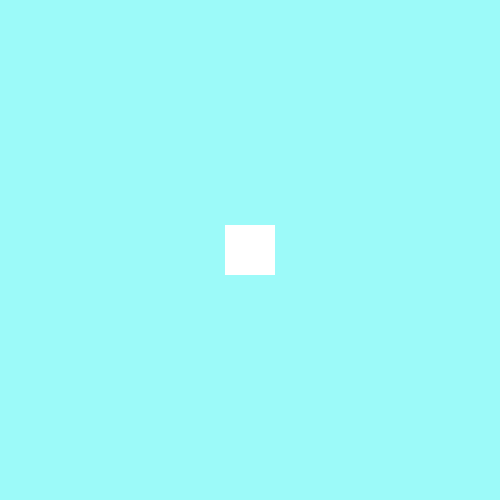
Frame 1 (no input)
Frame 60 (the mouse pressed at the canvas centre just before this capture): identical to frame 1, image omitted
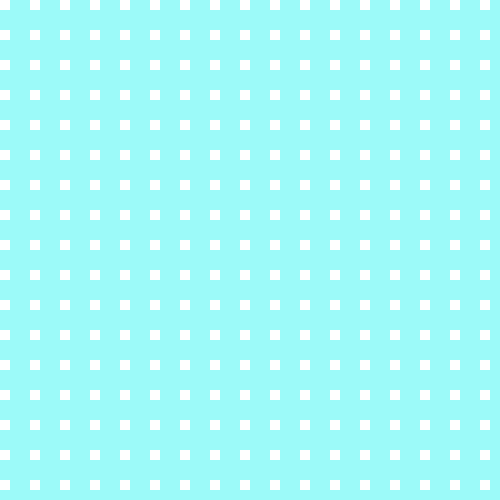
Frame 120 (the mouse held since frame 60 and released just before this capture)

The Processing sketch that drew these frames (run headless with seeded random() and noise(); from frame 60 on, the mouse is pressed at the canvas centre):

// Processing sketch: processing_75165
// ── processing_75165.pde

void setup() {
  size(500, 500);
  background(156, 250, 249);
}
void draw(){
   background(156, 250, 249);
  noStroke();

  fill(255);
  rect(height/2 - 25, width/2 -25, 50, 50);
  if(mousePressed){
      background(156, 250, 249);
    
  for(int y = 0; y <= width; y = y + 30){
    for(int x = 0; x <= width; x = x + 30){
      fill(255);
      rect(x, y, 10, 10);
}
  }
  }
}
